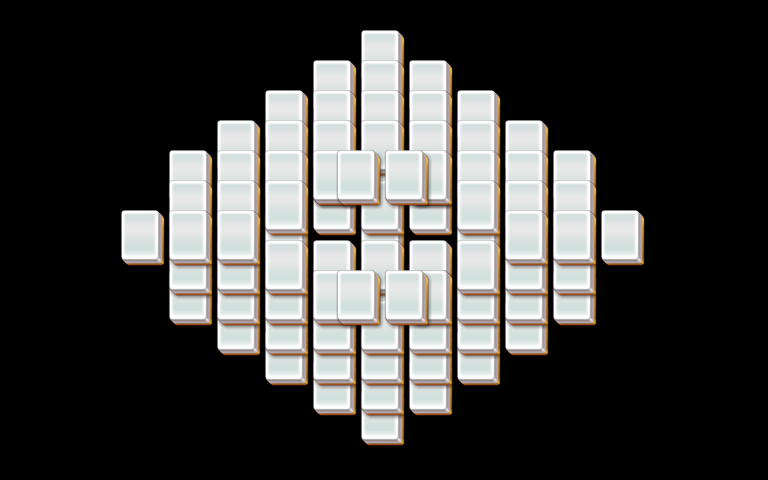

Tiled map render using the project's own tile images. Description and the map definition, with tile-layer contents summarised, below:
An orthogonal 32x16 tile map with 24x30 px tiles, 5 tile layers (layer1, layer2, layer3, layer4, ...).

<map version="1.0" orientation="orthogonal" width="32" height="16" tilewidth="24" tileheight="30">
 <properties>
  <property name="species" value="15" />
 </properties>
 <tileset firstgid="1" name="mahjong" tilewidth="48" tileheight="60">
  <image source="mahjong.png" />
 </tileset>
 <layer name="layer1" width="32" height="16">
  <data>[512 cells, 45 non-empty, 1 distinct tile ids]</data>
 </layer>
 <layer name="layer2" width="32" height="16">
  <data>[512 cells, 32 non-empty, 1 distinct tile ids]</data>
 </layer>
 <layer name="layer3" width="32" height="16">
  <data>[512 cells, 21 non-empty, 1 distinct tile ids]</data>
 </layer>
 <layer name="layer4" width="32" height="16">
  <data>[512 cells, 14 non-empty, 1 distinct tile ids]</data>
 </layer>
 <layer name="layer5" width="32" height="16">
  <data>[512 cells, 4 non-empty, 1 distinct tile ids]</data>
 </layer>
</map>
